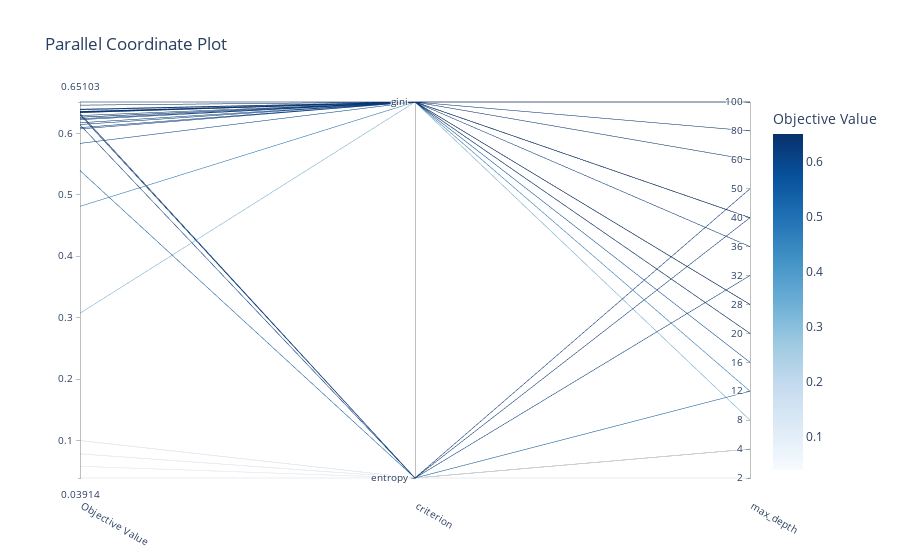

The cell this chart's notebook holds for it:
### Code cell
# plots the interactive visualization of the high-dimensional parameter relationship
optuna.visualization.plot_parallel_coordinate(study)

### Figure 1 — Plotly figure (JSON) as saved in the notebook; plotly's stock layout.template omitted (floating-point values rounded to 4 significant figures)
{"data": [{"dimensions": [{"label": "Objective Value", "range": [0.03914, 0.651], "values": [0.05819, 0.07846, 0.1001, 0.03914, 0.3072, 0.5394, 0.4813, 0.5837, 0.6383, 0.6072, 0.6459, 0.651, 0.6339, 0.6222, 0.6093, 0.6144, 0.6139, 0.6262, 0.6324, 0.6352, 0.6348, 0.6336, 0.6303, 0.634, 0.6238, 0.6393, 0.6263, 0.6357, 0.6289, 0.6172]}, {"label": "criterion", "range": [0, 1], "ticktext": ["entropy", "gini"], "tickvals": [0, 1], "values": [0, 0, 0, 0, 1, 0, 1, 1, 1, 1, 1, 1, 1, 1, 1, 1, 0, 1, 0, 1, 1, 1, 0, 1, 1, 1, 1, 1, 1, 1]}, {"label": "max_depth", "range": [0, 13], "ticktext": ["2", "4", "8", "12", "16", "20", "28", "32", "36", "40", "50", "60", "80", "100"], "tickvals": [0, 1, 2, 3, 4, 5, 6, 7, 8, 9, 10, 11, 12, 13], "values": [0, 1, 1, 1, 2, 3, 3, 4, 5, 5, 6, 6, 6, 6, 6, 6, 7, 8, 9, 9, 9, 9, 10, 11, 12, 13, 13, 13, 13, 13]}], "labelangle": 30, "labelside": "bottom", "line": {"color": [0.05819, 0.07846, 0.1001, 0.03914, 0.3072, 0.5394, 0.4813, 0.5837, 0.6383, 0.6072, 0.6459, 0.651, 0.6339, 0.6222, 0.6093, 0.6144, 0.6139, 0.6262, 0.6324, 0.6352, 0.6348, 0.6336, 0.6303, 0.634, 0.6238, 0.6393, 0.6263, 0.6357, 0.6289, 0.6172], "colorbar": {"title": {"text": "Objective Value"}}, "colorscale": [[0, "rgb(247,251,255)"], [0.125, "rgb(222,235,247)"], [0.25, "rgb(198,219,239)"], [0.375, "rgb(158,202,225)"], [0.5, "rgb(107,174,214)"], [0.625, "rgb(66,146,198)"], [0.75, "rgb(33,113,181)"], [0.875, "rgb(8,81,156)"], [1, "rgb(8,48,107)"]], "reversescale": false, "showscale": true}, "type": "parcoords"}], "layout": {"title": {"text": "Parallel Coordinate Plot"}}}
